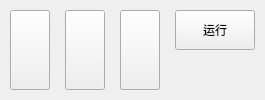
        <widget class="QWidget" name="widget_launch" native="true">
         <property name="sizePolicy">
          <sizepolicy hsizetype="Expanding" vsizetype="Expanding">
           <horstretch>0</horstretch>
           <verstretch>10</verstretch>
          </sizepolicy>
         </property>
         <property name="wdg_group" stdset="0">
          <string>area_launch</string>
         </property>
         <layout class="QHBoxLayout" name="horizontalLayout_10">
          <property name="spacing">
           <number>15</number>
          </property>
          <property name="leftMargin">
           <number>10</number>
          </property>
          <property name="topMargin">
           <number>10</number>
          </property>
          <property name="rightMargin">
           <number>10</number>
          </property>
          <property name="bottomMargin">
           <number>10</number>
          </property>
          <item>
           <widget class="QPushButton" name="pb_reset_all_params">
            <property name="sizePolicy">
             <sizepolicy hsizetype="Expanding" vsizetype="Expanding">
              <horstretch>0</horstretch>
              <verstretch>0</verstretch>
             </sizepolicy>
            </property>
            <property name="cursor">
             <cursorShape>PointingHandCursor</cursorShape>
            </property>
            <property name="text">
             <string/>
            </property>
           </widget>
          </item>
          <item>
           <widget class="QPushButton" name="pb_output_command">
            <property name="sizePolicy">
             <sizepolicy hsizetype="Expanding" vsizetype="Expanding">
              <horstretch>0</horstretch>
              <verstretch>0</verstretch>
             </sizepolicy>
            </property>
            <property name="cursor">
             <cursorShape>PointingHandCursor</cursorShape>
            </property>
            <property name="text">
             <string/>
            </property>
           </widget>
          </item>
          <item>
           <widget class="QPushButton" name="pb_open_output_folder">
            <property name="sizePolicy">
             <sizepolicy hsizetype="Expanding" vsizetype="Expanding">
              <horstretch>0</horstretch>
              <verstretch>0</verstretch>
             </sizepolicy>
            </property>
            <property name="cursor">
             <cursorShape>PointingHandCursor</cursorShape>
            </property>
            <property name="text">
             <string/>
            </property>
           </widget>
          </item>
          <item>
           <widget class="QWidget" name="widget" native="true">
            <property name="sizePolicy">
             <sizepolicy hsizetype="Expanding" vsizetype="Expanding">
              <horstretch>100</horstretch>
              <verstretch>0</verstretch>
             </sizepolicy>
            </property>
            <layout class="QVBoxLayout" name="verticalLayout_19">
             <property name="spacing">
              <number>0</number>
             </property>
             <property name="leftMargin">
              <number>0</number>
             </property>
             <property name="topMargin">
              <number>0</number>
             </property>
             <property name="rightMargin">
              <number>0</number>
             </property>
             <property name="bottomMargin">
              <number>0</number>
             </property>
             <item>
              <widget class="QPushButton" name="pb_launch">
               <property name="sizePolicy">
                <sizepolicy hsizetype="Expanding" vsizetype="Expanding">
                 <horstretch>0</horstretch>
                 <verstretch>0</verstretch>
                </sizepolicy>
               </property>
               <property name="cursor">
                <cursorShape>PointingHandCursor</cursorShape>
               </property>
               <property name="styleSheet">
                <string notr="true"/>
               </property>
               <property name="text">
                <string>运行</string>
               </property>
              </widget>
             </item>
             <item>
              <widget class="QWidget" name="wdg_progressbar" native="true">
               <property name="sizePolicy">
                <sizepolicy hsizetype="Expanding" vsizetype="Expanding">
                 <horstretch>0</horstretch>
                 <verstretch>0</verstretch>
                </sizepolicy>
               </property>
              </widget>
             </item>
            </layout>
           </widget>
          </item>
         </layout>
        </widget>
